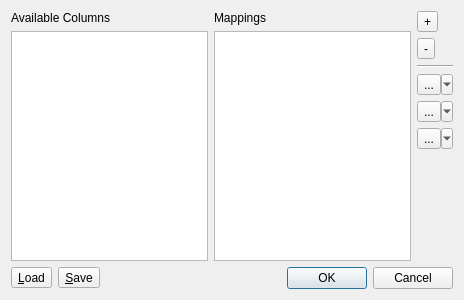
<?xml version="1.0" encoding="UTF-8"?>
<ui version="4.0">
 <class>AddColumnByFormulaeDialog</class>
 <widget class="QDialog" name="AddColumnByFormulaeDialog">
  <property name="geometry">
   <rect>
    <x>0</x>
    <y>0</y>
    <width>464</width>
    <height>300</height>
   </rect>
  </property>
  <property name="windowTitle">
   <string>Add Column By Formulae</string>
  </property>
  <layout class="QGridLayout" name="gridLayout">
   <item row="3" column="0">
    <widget class="QTableWidget" name="tblAlias">
     <property name="alternatingRowColors">
      <bool>true</bool>
     </property>
     <attribute name="verticalHeaderVisible">
      <bool>false</bool>
     </attribute>
    </widget>
   </item>
   <item row="2" column="0">
    <widget class="QLabel" name="label">
     <property name="text">
      <string>Available Columns</string>
     </property>
    </widget>
   </item>
   <item row="3" column="1">
    <widget class="QTableWidget" name="tblMappings">
     <property name="alternatingRowColors">
      <bool>true</bool>
     </property>
     <attribute name="verticalHeaderVisible">
      <bool>false</bool>
     </attribute>
    </widget>
   </item>
   <item row="8" column="0">
    <layout class="QHBoxLayout" name="horizontalLayout">
     <item>
      <widget class="QToolButton" name="btLoadMappings">
       <property name="toolTip">
        <string>Load mapping from a file</string>
       </property>
       <property name="statusTip">
        <string>Load mapping from a file</string>
       </property>
       <property name="text">
        <string>&amp;Load</string>
       </property>
       <property name="icon">
        <iconset resource="ui.qrc">
         <normaloff>:/icons/images/document-open.svg</normaloff>:/icons/images/document-open.svg</iconset>
       </property>
      </widget>
     </item>
     <item>
      <widget class="QToolButton" name="btSaveMappings">
       <property name="toolTip">
        <string>Save mapping to a file</string>
       </property>
       <property name="statusTip">
        <string>Save mapping to a file</string>
       </property>
       <property name="text">
        <string>&amp;Save</string>
       </property>
       <property name="icon">
        <iconset resource="ui.qrc">
         <normaloff>:/icons/images/document-save-as.svg</normaloff>:/icons/images/document-save-as.svg</iconset>
       </property>
      </widget>
     </item>
     <item>
      <spacer name="horizontalSpacer">
       <property name="orientation">
        <enum>Qt::Horizontal</enum>
       </property>
       <property name="sizeHint" stdset="0">
        <size>
         <width>40</width>
         <height>20</height>
        </size>
       </property>
      </spacer>
     </item>
    </layout>
   </item>
   <item row="2" column="1">
    <layout class="QHBoxLayout" name="horizontalLayout_2">
     <item>
      <widget class="QLabel" name="label_2">
       <property name="text">
        <string>Mappings</string>
       </property>
      </widget>
     </item>
    </layout>
   </item>
   <item row="2" column="2" rowspan="2">
    <layout class="QVBoxLayout" name="verticalLayout">
     <item>
      <widget class="QToolButton" name="btAddMapping">
       <property name="toolTip">
        <string>Add a new mapping at the end of the list</string>
       </property>
       <property name="statusTip">
        <string>Add a new mapping at the end of the list</string>
       </property>
       <property name="text">
        <string>+</string>
       </property>
       <property name="icon">
        <iconset resource="ui.qrc">
         <normaloff>:/icons/images/list-add.svg</normaloff>:/icons/images/list-add.svg</iconset>
       </property>
      </widget>
     </item>
     <item>
      <widget class="QToolButton" name="btRemoveMappings">
       <property name="toolTip">
        <string>Remove selected mappings from the list</string>
       </property>
       <property name="statusTip">
        <string>Remove selected mappings from the list</string>
       </property>
       <property name="text">
        <string>-</string>
       </property>
       <property name="icon">
        <iconset resource="ui.qrc">
         <normaloff>:/icons/images/list-remove.svg</normaloff>:/icons/images/list-remove.svg</iconset>
       </property>
      </widget>
     </item>
     <item>
      <widget class="Line" name="line">
       <property name="orientation">
        <enum>Qt::Horizontal</enum>
       </property>
      </widget>
     </item>
     <item>
      <widget class="QToolButton" name="btAddFunction">
       <property name="toolTip">
        <string>Add Function</string>
       </property>
       <property name="statusTip">
        <string>Add Function</string>
       </property>
       <property name="text">
        <string>...</string>
       </property>
       <property name="icon">
        <iconset resource="ui.qrc">
         <normaloff>:/icons/images/sigma.svg</normaloff>:/icons/images/sigma.svg</iconset>
       </property>
       <property name="popupMode">
        <enum>QToolButton::MenuButtonPopup</enum>
       </property>
      </widget>
     </item>
     <item>
      <widget class="QToolButton" name="btAddConstant">
       <property name="toolTip">
        <string>Add Constant</string>
       </property>
       <property name="statusTip">
        <string>Add Constant</string>
       </property>
       <property name="text">
        <string>...</string>
       </property>
       <property name="icon">
        <iconset resource="ui.qrc">
         <normaloff>:/icons/images/pi.svg</normaloff>:/icons/images/pi.svg</iconset>
       </property>
       <property name="popupMode">
        <enum>QToolButton::MenuButtonPopup</enum>
       </property>
      </widget>
     </item>
     <item>
      <widget class="QToolButton" name="btAddOperator">
       <property name="toolTip">
        <string>Add Operator</string>
       </property>
       <property name="statusTip">
        <string>Add Operator</string>
       </property>
       <property name="text">
        <string>...</string>
       </property>
       <property name="icon">
        <iconset resource="ui.qrc">
         <normaloff>:/icons/images/operator.svg</normaloff>:/icons/images/operator.svg</iconset>
       </property>
       <property name="popupMode">
        <enum>QToolButton::MenuButtonPopup</enum>
       </property>
      </widget>
     </item>
     <item>
      <spacer name="verticalSpacer">
       <property name="orientation">
        <enum>Qt::Vertical</enum>
       </property>
       <property name="sizeHint" stdset="0">
        <size>
         <width>20</width>
         <height>40</height>
        </size>
       </property>
      </spacer>
     </item>
    </layout>
   </item>
   <item row="8" column="1" colspan="2">
    <widget class="QDialogButtonBox" name="buttonBox">
     <property name="orientation">
      <enum>Qt::Horizontal</enum>
     </property>
     <property name="standardButtons">
      <set>QDialogButtonBox::Cancel|QDialogButtonBox::Ok</set>
     </property>
    </widget>
   </item>
  </layout>
 </widget>
 <resources>
  <include location="ui.qrc"/>
 </resources>
 <connections>
  <connection>
   <sender>buttonBox</sender>
   <signal>accepted()</signal>
   <receiver>AddColumnByFormulaeDialog</receiver>
   <slot>accept()</slot>
   <hints>
    <hint type="sourcelabel">
     <x>248</x>
     <y>254</y>
    </hint>
    <hint type="destinationlabel">
     <x>157</x>
     <y>274</y>
    </hint>
   </hints>
  </connection>
  <connection>
   <sender>buttonBox</sender>
   <signal>rejected()</signal>
   <receiver>AddColumnByFormulaeDialog</receiver>
   <slot>reject()</slot>
   <hints>
    <hint type="sourcelabel">
     <x>316</x>
     <y>260</y>
    </hint>
    <hint type="destinationlabel">
     <x>286</x>
     <y>274</y>
    </hint>
   </hints>
  </connection>
 </connections>
</ui>
